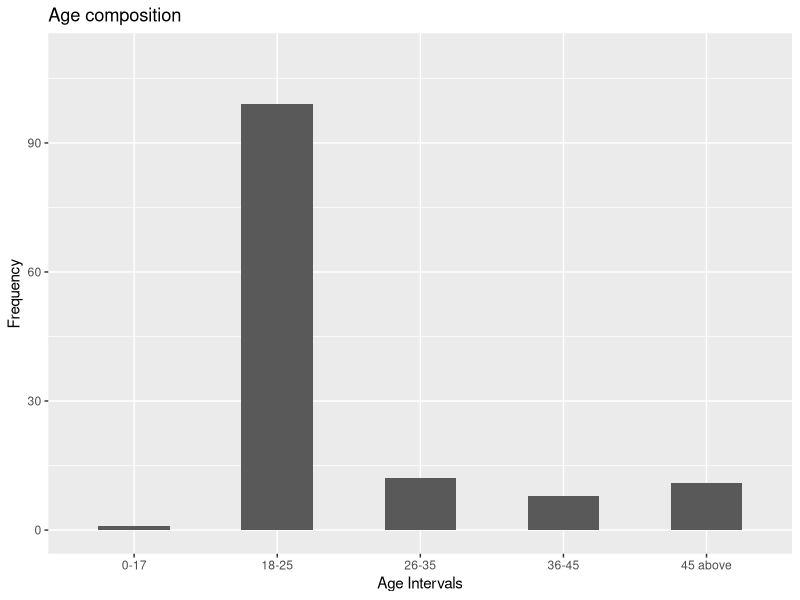
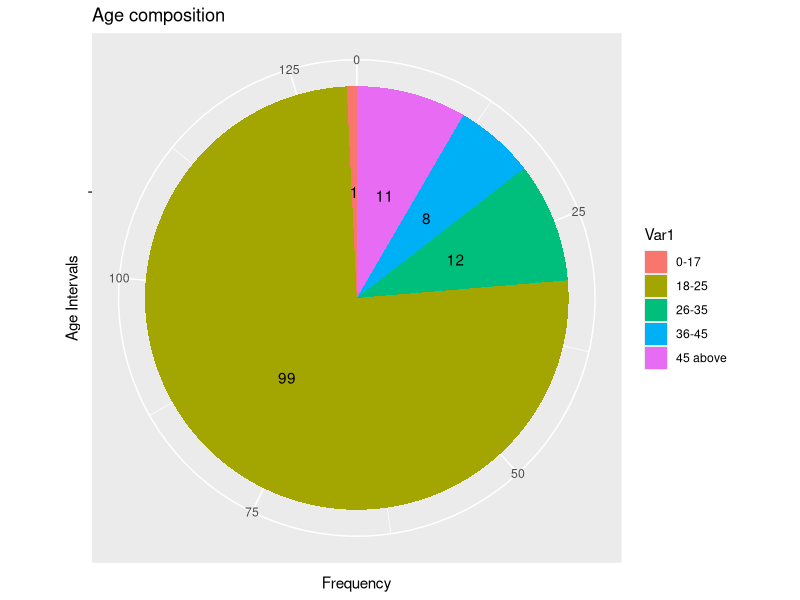
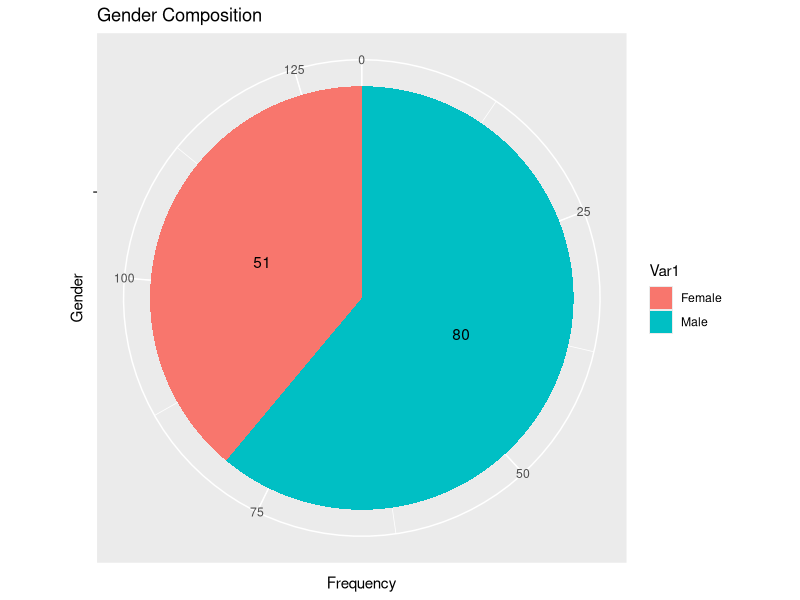
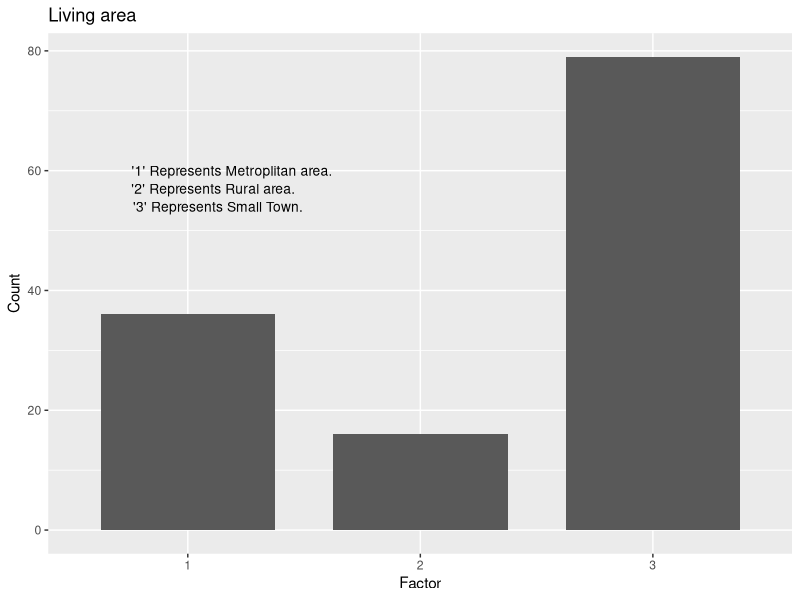
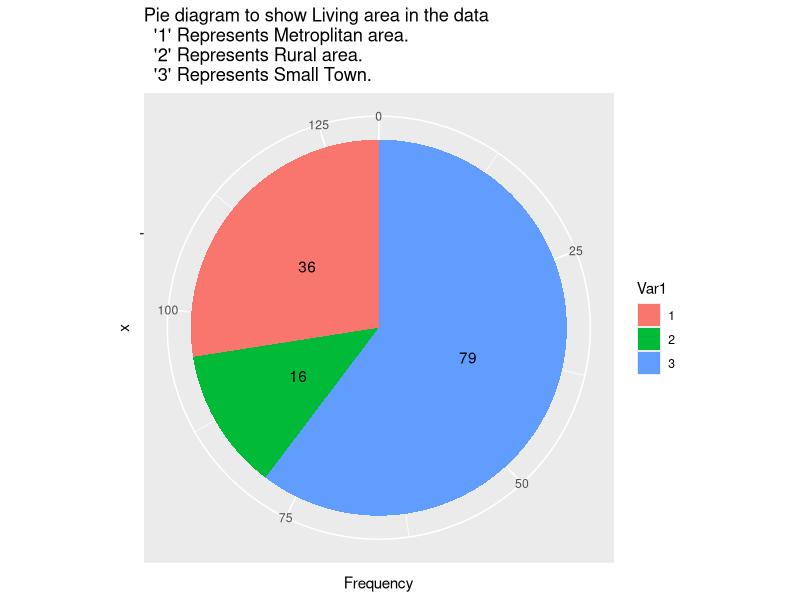
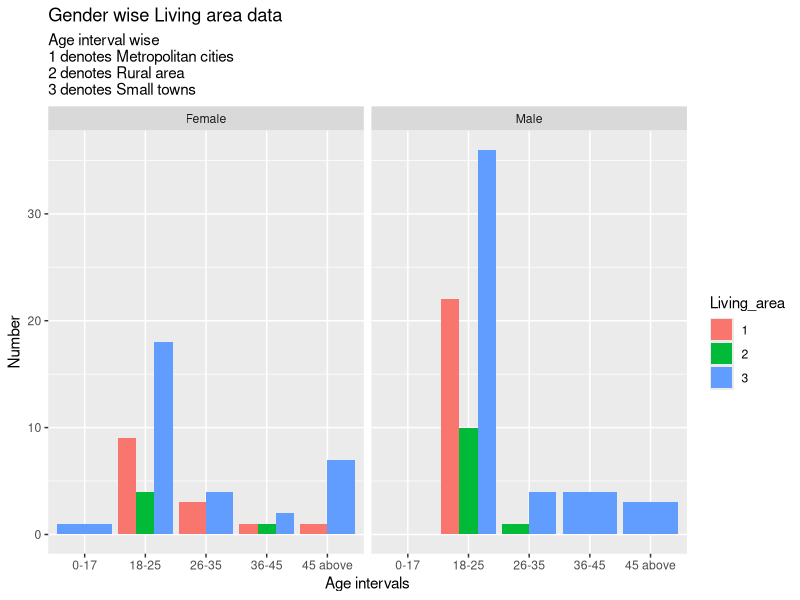
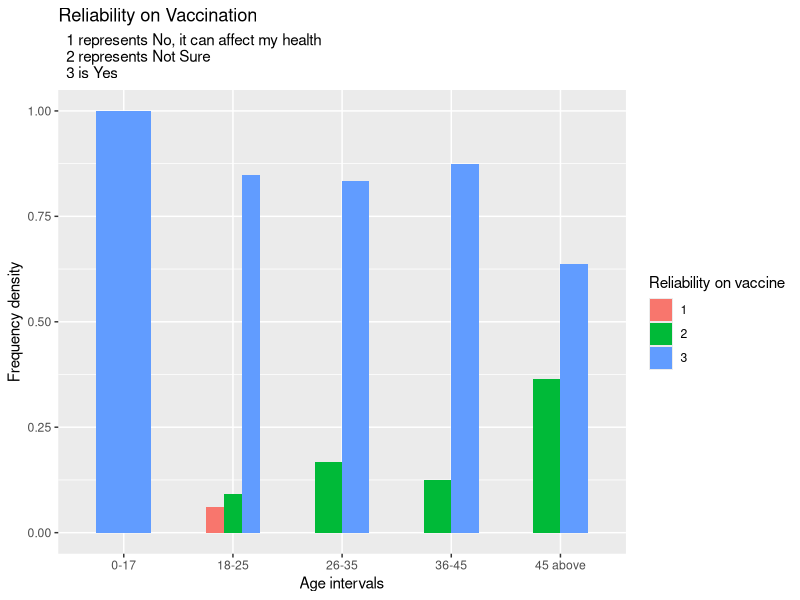
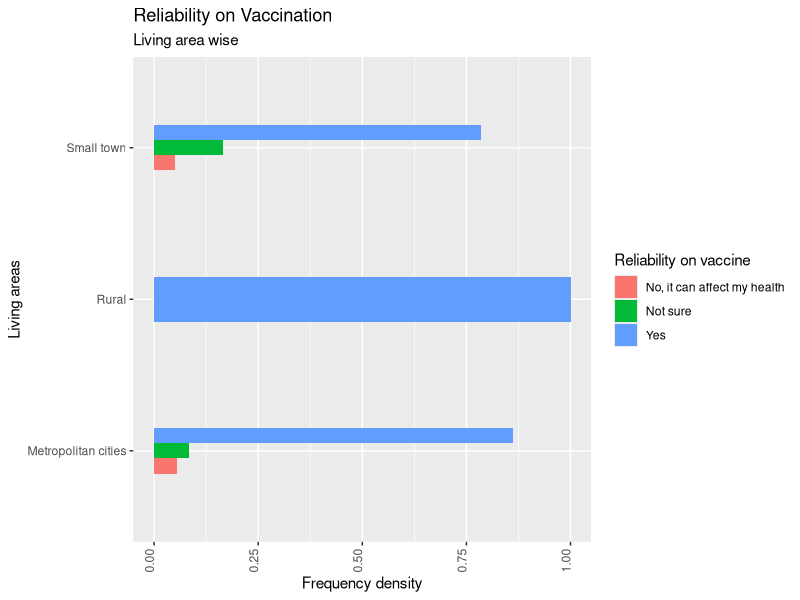

Here is the R script that generated these plots, in order:
## CALLING THE DATA

rm(list=ls())
dataog <- read.csv(file = "Vaccination.csv",header = TRUE)
head(dataog)

## CALLING THE LIBRARIES
library(dplyr)
library(ggplot2)

##PREPARING THE DATA TO ANALYZE
## Columns to be modified--- Living area, Vac_safe, Vac_status, Vac_reliable, CoWin, Vac_symptom   
## Changing the column names to something short for future use.
colnames(dataog) <- c("TimeStamp","Age","Gender","Living_area","Vac_safe","Vac_status","Travel","1st_choice",
                    "2nd_choice","3rd_choice","4th_choice","5th_choice","6th_choice","Vac_brand",
                    "Vac_reliable","CoWin","Vac_app_easy","waiting_time","Social_dis","Hygiene",
                    "Vac_symptom","Govt_effort")

data <- dataog
data$Living_area <- as.numeric(as.factor(data$Living_area))
table (data$Living_area) 
##here we are using to represent the entire column "Living_area" as a factor of (1,2,3)
## 1 represents Metropolitan city
## 2 represents Rural area 
##3 is small town.

data$Vac_safe <- as.numeric (as.factor(data$Vac_safe))
##here we are using to represent the entire column "Vaccination_safe" as a factor of (1,2,3)
## 1 represents "No, it can affect my health", 
## 2 represents "Not Sure" 
## 3 is "Yes"

data$Vac_status <- as.numeric (as.factor(data$Vac_status))
table (data$Vac_status)
##here we are using to represent the entire column "Vaccination_status" as a factor of (1,2,3)
## 1 represents "1st dose is taken", 
## 2 represents "Both doses taken" 
## 3 is "Not Vaccinated".

data$Vac_reliable <- as.numeric (as.factor(data$Vac_reliable))
##here we are using to represent the entire column "Vaccination_reliability" as a factor of (1,2,3)
## 1 represents "Free vaccines offered by the Government", 
## 2 represents "Paid vaccines offered by private organizations".

data$CoWin <- as.numeric (as.factor(data$CoWin))
## 1 represents "No, I have not used the portal", 
## 2 represents "Yes, but I did not face any problem", and
## 3 represents "Yes, I faced a lot of issues while booking".

data$Vac_symptom <- as.numeric (as.factor(data$Vac_symptom))
## 1 represents "After 1st dose", 
## 2 represents "After 2nd dose", and
## 3 represents "After both doses"
## 4 represents "No, I did not face any".

## Looking at the data Demographically ____ Plots we need to do initially___
## 1. Age, 2. Gender, 3. Living_area, 4. Living_area wrt Gender and Age using multiple bar chart , 5. Gender based on different age interval using multiple bar chart

## Bar and pie diagram of age composition of the data
df <- data.frame(table(data$Age))
bar <- ggplot(data=df,aes(y=Freq,x=Var1),beside=T)+geom_bar(stat="identity",width = 0.5)+
  labs(title="Age composition",x="Age Intervals",y="Frequency")+ylim(0,110)
bar

bar1 <- ggplot(data=df,aes(y=Freq,x="",fill=Var1))+geom_bar(stat="identity",width = 0.5)+
  labs(title="Age composition",x="Age Intervals",y="Frequency")
pie <- bar1 + coord_polar("y",start=0)
pie + geom_text(label=paste(df$Freq),position=position_stack(vjust = 0.5))


##pie diagram for gender composition of the data
df1 <- data.frame(table(data$Gender))
bar1 <- ggplot (df1, aes(y = Freq,x = "", fill= Var1))+geom_bar(stat = "identity", width = 0.5)+
  labs(title = "Gender Composition", x= "Gender", y= "Frequency")
pie<- bar1+ coord_polar("y", start = 0)
pie + geom_text(label=paste(df1$Freq),position=position_stack(vjust = 0.5))


##Bar and pie diagram of to categorize the living area of the data
table(data$Living_area)
df2 <- data.frame(table(data$Living_area))
bar <- ggplot(data=df2,aes(y= Freq,x= Var1),beside=T)+geom_bar(stat="identity",width = .75)+
  labs(title="Living area",x="Factor",y="Count")+
  annotate("text", x=1.19, y=60, label= "'1' Represents Metroplitan area.",size=3.5)+
  annotate("text", x=1.11, y=57, label= "'2' Represents Rural area.",size=3.5)+
  annotate("text", x=1.13, y=54, label= "'3' Represents Small Town.",size=3.5)
bar

bar1 <- ggplot(data=df2,aes(y=Freq ,x="",fill= Var1))+geom_bar(stat="identity",width = 0.5)+
  labs(title="Pie diagram to show Living area in the data
  '1' Represents Metroplitan area.
  '2' Represents Rural area.
  '3' Represents Small Town.",y="Frequency")
pie <- bar1 + coord_polar("y",start=0)
pie + geom_text(label=paste(df2$Freq),position=position_stack(vjust = 0.5))



##Living_area wrt Gender and Age using multiple bar chart 
names(data)
df <-data%>%
  group_by(Living_area,Gender,Age)
df$Age  

df1 <- df[df$Age=="18-25",]
df2 <- df1[df1$Gender=="Male",]
tab1 <- data.frame(table(df2$Living_area))
count1 <- nrow(tab1)
df3 <- df1[df1$Gender=="Female",]
tab2 <- data.frame(table(df3$Living_area))
count2 <- nrow(tab2)

df1 <- df[df$Age=="26-35",]
df2 <- df1[df1$Gender=="Male",]
tab3 <- data.frame(table(df2$Living_area))
count3 <- nrow(tab3)
df3 <- df1[df1$Gender=="Female",]
tab4 <- data.frame(table(df3$Living_area))
count4 <- nrow(tab4)

df1 <- df[df$Age=="36-45",]
df2 <- df1[df1$Gender=="Male",]
tab5 <- data.frame(table(df2$Living_area))
count5 <- nrow(tab5)
df3 <- df1[df1$Gender=="Female",]
tab6 <- data.frame(table(df3$Living_area))
count6 <- nrow(tab6)

df1 <- df[df$Age=="45 above",]
df2 <- df1[df1$Gender=="Male",]
tab7 <- data.frame(table(df2$Living_area))
count7 <- nrow(tab7)
df3 <- df1[df1$Gender=="Female",]
tab8 <- data.frame(table(df3$Living_area))
count8 <- nrow(tab8)

df1 <- df[df$Age=="0-17",]
df2 <- df1[df1$Gender=="Male",]
tab9 <- data.frame(table(df2$Living_area))
count9 <- nrow(tab9)
df3 <- df1[df1$Gender=="Female",]
tab10 <- data.frame(table(df3$Living_area))
count10 <- nrow(tab10)

bar_data <- data.frame(Age =c(rep("18-25",6),rep("26-35",4),rep("36-45",4),rep("45 above",3),rep("0-17",1)),Living_area=c(tab1$Var1,tab2$Var1,tab3$Var1,tab4$Var1,tab5$Var1,tab6$Var1,tab7$Var1,tab8$Var1,tab9$Var1,tab10$Var1),
                       Gender=c(rep("Male",count1),rep("Female",count2),rep("Male",count3),rep("Female",count4),rep("Male",count5),rep("Female",count6),rep("Male",count7),rep("Female",count8),rep("Male",count9),rep("Female",count10)),
                       value=c(tab1$Freq,tab2$Freq,tab3$Freq,tab4$Freq,tab5$Freq,tab6$Freq,tab7$Freq,tab8$Freq,tab10$Freq)) 

bar_data
ggplot(data=bar_data,aes(x=Age,fill=Living_area,y=value))+
  geom_bar(position="dodge",stat="identity",size=0.8)+facet_wrap(~Gender)+
  labs(y="Number",x="Age intervals",title="Gender wise Living area data",
       subtitle="Age interval wise
1 denotes Metropolitan cities
2 denotes Rural area
3 denotes Small towns")


## EXPLORATORY DATA ANALYSIS
## 1.Vaccination safe wrt age
age_count <- data %>% 
  group_by(Age) %>% 
  summarise(count=n())
age_count
age_safe <- data %>% 
  group_by(Age,Vac_safe) %>%
  summarise(count=n())
age_safe
tab1 <- data.frame(table(age_safe$Age))
age_safe$tot_count <- rep(rep(age_count$count,times=tab1$Freq))  
age_safe$freq_den <- age_safe$count/age_safe$tot_count
ggplot(data=age_safe,aes(x=Age,y=freq_den,fill=as.factor(Vac_safe)),beside=TRUE)+geom_bar(position="dodge",stat="identity",width=0.5)+
  labs(title="Reliability on Vaccination",subtitle="  1 represents No, it can affect my health 
  2 represents Not Sure 
  3 is Yes",x="Age intervals",y="Frequency density",fill="Reliability on vaccine")


## 2. Vaccination safe wrt living area
living_count <- dataog%>%
  group_by(Living_area) %>% 
  summarise(count=n())
living_safe <- dataog %>% 
  group_by(Living_area,Vac_safe) %>% 
  summarise(count=n())  
living_safe
tab2 <- data.frame(table(living_safe$Living_area))
living_safe$count_tot <- rep(living_count$count,times=tab2$Freq)  
living_safe$freq_den <- living_safe$count/living_safe$count_tot
ggplot(data=living_safe,aes(x=as.factor(Living_area),y=freq_den,fill=as.factor(Vac_safe)))+
  geom_bar(position="dodge",stat="identity",width = 0.3)+
  labs(title="Reliability on Vaccination",x="Living areas",y="Frequency density",subtitle="Living area wise",fill="Reliability on vaccine")+
  theme(axis.text.x=element_text(angle=90,hjust=1,vjust=0))+coord_flip()


## 3. Vaccination safe wrt Gender
gen_count <- dataog %>%
  group_by(Gender) %>% 
  summarise(count=n())
gen_safe <- dataog %>% 
  group_by(Gender,Vac_safe) %>% 
  summarise(count=n())
tab3 <- data.frame(table(gen_safe$Gender))
gen_safe$count_tot <- rep(gen_count$count,times=tab3$Freq)  
gen_safe$freq_den <- gen_safe$count/gen_safe$count_tot
ggplot(data=gen_safe,aes(x=as.factor(Gender),y=freq_den,fill=as.factor(Vac_safe)))+
  geom_bar(position="dodge",stat="identity",width=0.3)+
  labs(title="Reliability on Vaccination",x="Gender",y="Frequency density",subtitle="Gender wise",fill="Reliability on vaccine")+
  coord_flip()


#4. FREQUENCY-density analysis of Vaccination status wrt  Age and gender
agestatus <- data.frame(data$Age, data$Vac_status, data$Gender)
tabage <- data.frame(table (agestatus))
colnames(tabage)<- c("Age","Vaccination_Status","Gender","Number")
agestatus1 <- split(tabage,tabage$Gender)
agestatus_male <- agestatus1$Male
agestatus_female <- agestatus1$Female

age_count <- data %>% 
  group_by(Age,Gender) %>% 
  summarise(count=n())
age_count
age_count_M <- age_count[age_count$Gender=="Male",]
age_counttemp <- data.frame(Age="0-17",Gender="Male",count= 0)
age_count_M <- rbind (age_counttemp,age_count_M)
age_count_M1 <- rep(age_count_M$count,3)

age_count_F <- age_count[age_count$Gender=="Female",]
age_count_F1 <- rep(age_count_F$count,3)

agestatus_male$freq <- agestatus_male$Number/age_count_M1
agestatus_male$freq <- replace (agestatus_male$freq,c(1,6,11),0)
agestatus_female$freq <- agestatus_female$Number/age_count_F1
agestatus_gender <- rbind(agestatus_male,agestatus_female)


ggplot(data=agestatus_gender,aes(x= Age,y= freq,fill= Vaccination_Status))+
  geom_bar(position="dodge",stat="identity",size=0.8)+ facet_wrap(~Gender)+
  labs(y="Frequency density",x="Age Groups",title="Vaccination status data", subtitle="Gender wise
1 represents First dose is taken 
2 denotes Both dose is taken
3 denotes Not Vaccinated")


#5. Living area vs vaccination status
data2 <- dataog
living <- data2 %>% 
  group_by(Vac_status,Living_area) %>% 
  summarise (count= n())
living$freq_den <- living$count/living_count$count
tab4<- data.frame(table(living$Living_area))
ggplot(data=living,aes(x= Living_area,y= freq_den,fill= Vac_status))+
  geom_bar(position="dodge",stat="identity",size=0.8,width=0.3)+
  labs(y="Frequency density",x="Living area",title="Vaccination status",subtitle="Living area wise")+ coord_flip()


#6. Reliability on vaccine provider vs Living area 
living1 <- dataog %>% 
  group_by(Vac_reliable,Living_area) %>% 
  summarise (total= n())
living1
living1$freq_density <- living1$total/living_count$count

ggplot(data=living1,aes(x= Living_area,y= freq_density,fill= Vac_reliable))+
  geom_bar(position="dodge",stat="identity",width =0.4)+ coord_flip()+
  labs(y="Frequency",x="Living Area",title="Reliability on vaccine provider",
       fill= "Vaccine Provider", subtitle = "Living area wise")

#7. Drawing an inference from the data about vaccine availability by plotting the 
# travel area and the living area
avail <- dataog %>% 
  group_by(Travel,Living_area) %>% 
  summarise (count= n())
avail$freq_density <- avail$count/living_count$count 
ggplot(data=avail,aes(x= Living_area,y= avail$freq_density,fill= Travel))+
  geom_bar(position="dodge",stat="identity",width =0.4)+
  labs(y="Frequency density",x="Living Area",title="Travel to get the vaccine",
       fill= "Travel to get the vaccine", subtitle = "Living area wise")

## age wise vaccine symptoms.
symp <- dataog %>%
  group_by(Age,Vac_symptom) %>% 
  summarise(count = n())
age_count <- data %>% 
  group_by(Age) %>% 
  summarise(count=n())
tab5 <- data.frame(table(symp$Age))
symp$freq_tot <- rep(age_count$count,times=tab5$Freq) 
symp$freq_den <- symp$count/symp$freq_tot
ggplot(data=symp ,aes(x= Age,y= freq_den ,fill= Vac_symptom ))+
  geom_bar(position="dodge",stat="identity",width =0.3)+
  labs(y="Count",x="Age group",title="Vaccine symptoms",
       fill= "Vaccine symptoms", subtitle = "Age wise",fill="Frequency density")


##8. Cowin vs Age
cowin_age <- dataog %>%
  group_by(Age,CoWin) %>% 
  summarise(count = n())
colnames(cowin_age) <- c("Age","Cowin","Count")
tab6 <- data.frame(table (cowin_age$Age))
cowin_age$freq <- rep(age_count$count,times=tab6$Freq)
cowin_age$freq_density <- cowin_age$Count/cowin_age$freq

ggplot(data=cowin_age ,aes(x= Age,y= freq_density,fill= Cowin))+
  geom_bar(position="dodge",stat="identity",width =0.4)+
  labs(y="Frequency density",x="Age group",title="Cowin usage",
       fill= "Cowin usage", subtitle = "Age wise")

##9. Cowin vs living area
cowin_living <- dataog %>%
  group_by(CoWin,Living_area) %>% 
  summarise(count = n())
cowin_living$freq_density <- cowin_living$count/living_count$count

ggplot(data=cowin_living ,aes(x= Living_area,y= freq_density,fill= CoWin))+
  geom_bar(position="dodge",stat="identity",width =0.4)+
  labs(y="Frequency density",x="Living area",title="Cowin usage",
       fill= "Cowin usage", subtitle = "Living area wise")

#10. CoWin use >> vaccination appointment ease

f <- function(x)
{
  if(x==1)
    return("No")
  else
    return("Yes")
}
cowin_data <- data %>% 
  select(CoWin,Vac_app_easy)
  
cowin_data$CoWin <- sapply(cowin_data$CoWin,f)
cowin_data1 <- cowin_data %>% 
  group_by(Vac_app_easy,CoWin) %>% 
  summarise(count=n())
cowin_data1

tab6 <- data.frame(table(cowin_data$CoWin))
cowin_data1$tot <- rep(tab6$Freq,times=5)
cowin_data1$freq_den <- cowin_data1$count/cowin_data1$tot

ggplot(data=cowin_data1,aes(x= CoWin,y= freq_den,fill= as.factor(Vac_app_easy)))+
  geom_bar(position="dodge",stat="identity",width =0.4)+
  labs(y="Frequency density",x="CoWin portal used",title="Using CoWin portal vs ease in getting an appointment",
       fill= "", subtitle = "1 signifies least difficulty 
5 signifies maximum difficulty
(Data is in 1-5 likert scale)")

##11.
##12. Symptoms after vaccination>>vaccine brand wise
vac_data <- dataog %>% 
  group_by(Vac_brand,Vac_symptom)%>%
  summarise(count=n())
vac_data <- vac_data[-9,]
brand_count <- data.frame(table(dataog$Vac_brand))
brand_count <- brand_count[-3,]
vac_data$tot <- rep(brand_count$Freq,each=4)
vac_data$Freq_den <- vac_data$count/vac_data$tot 
ggplot(data=vac_data,aes(x= Vac_brand,y= Freq_den,fill= as.factor(Vac_symptom)))+
  geom_bar(position="dodge",stat="identity",width =0.4)+
  labs(y="Frequency density",x="Vaccine brands",title="Symptoms after vaccination",
      subtitle = "Vaccine brand wise",fill= "Symptoms")+coord_flip() 




## age wise vaccine symptoms.
symp <- dataog %>%
  group_by(Age,Vac_symptom) %>% 
  summarise(count = n())
age_count <- data %>% 
  group_by(Age) %>% 
  summarise(count=n())
tab5 <- data.frame(table(symp$Age))
symp$freq_tot <- rep(age_count$count,times=tab5$Freq) 
symp$freq_den <- symp$count/symp$freq_tot
ggplot(data=symp ,aes(x= Age,y= freq_den ,fill= Vac_symptom ))+
  geom_bar(position="dodge",stat="identity",width =0.3)+
  labs(y="Count",x="Age group",title="Vaccine symptoms",
       fill= "Vaccine symptoms", subtitle = "Age wise",fill="Frequency density")


